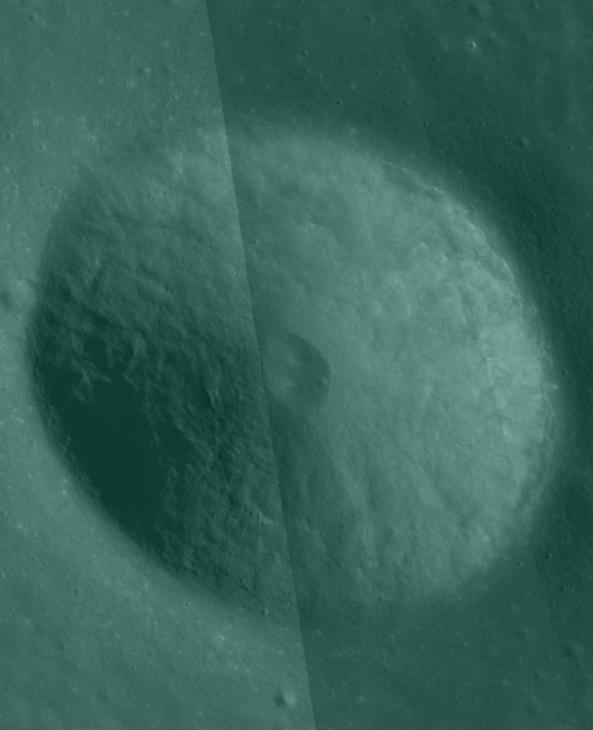
#> input picture backend/data/raw/IIRS.png, 593 x 730 px
$ python -i composite.py   (imports and definitions only)   (older library calls are emulated)
#> lines starting #> are read from the running program, lines starting #| are printed output that depends on the picture
"""
INVINCIBLES - Composite Overview & Comparison Grid Generation
================================================================
Produces two ACTUAL rendered PNG artifacts from real pixel data (not a
client-side CSS overlay):

  1. composite_overview.png
     A single true-pixel composite showing every successfully registered
     sensor layer overlaid on the OHRC base in a distinct color, so an
     evaluator can see at a glance that all sensors truly line up in one
     image, in the OHRC reference frame.

  2. comparison_grid.png
     A contact-sheet image: one row per sensor, each row showing
     [ORIGINAL / UNREGISTERED] next to [REGISTERED / OHRC FRAME], with the
     OHRC reference shown once at the top for visual reference. Sensors
     whose registration failed are shown with their original image and an
     explicit "REGISTRATION FAILED" panel instead of a fabricated result.

Both are generated once per run, from the same warped arrays / masks the
evaluation stage already computed - no re-computation of geometry here.
"""
from __future__ import annotations
import cv2
import numpy as np

# Distinct, readable BGR colors per source sensor for the composite overlay.
SENSOR_OVERLAY_COLOR_BGR = {
    "TMC-Azimuth": (60, 180, 240),   # amber
    "TMC-Slope": (70, 70, 235),      # red
    "IIRS": (140, 210, 80),          # green
    "SAR": (235, 150, 70),           # blue-ish
}

TILE_W = 340
TILE_H = 400
LABEL_H = 26
FOOTER_H = 16
PAD = 10


def _to_bgr(gray: np.ndarray) -> np.ndarray:
    if gray.ndim == 3:
        gray = cv2.cvtColor(gray, cv2.COLOR_BGRA2GRAY) if gray.shape[-1] == 4 else cv2.cvtColor(gray, cv2.COLOR_BGR2GRAY)
    return cv2.cvtColor(gray.astype(np.uint8), cv2.COLOR_GRAY2BGR)


# [87 lines left out: functions build_composite_overview, _labeled_tile, build_comparison_grid, not called in this run]

>>> import cv2
>>> picture = cv2.imread('../../data/raw/IIRS.png', cv2.IMREAD_GRAYSCALE)
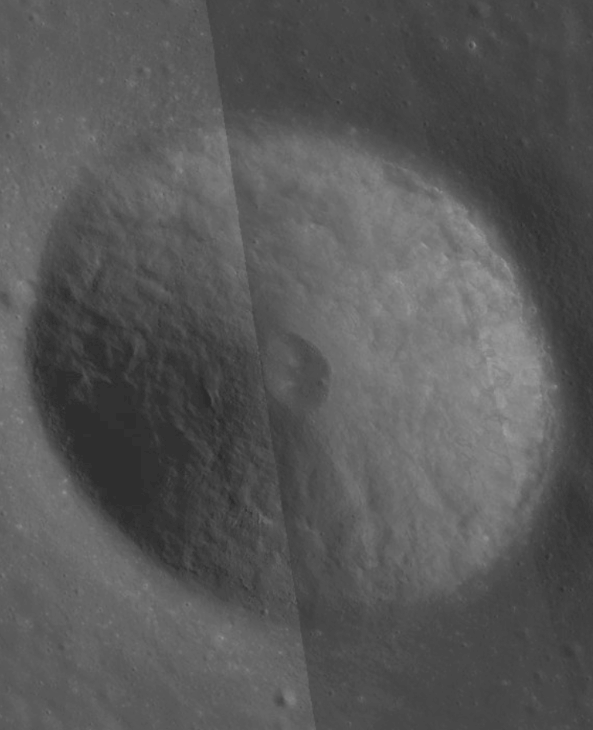
#> picture: shape (730, 593); min 43, max 159, mean 87.5
>>> result = _to_bgr(picture)
